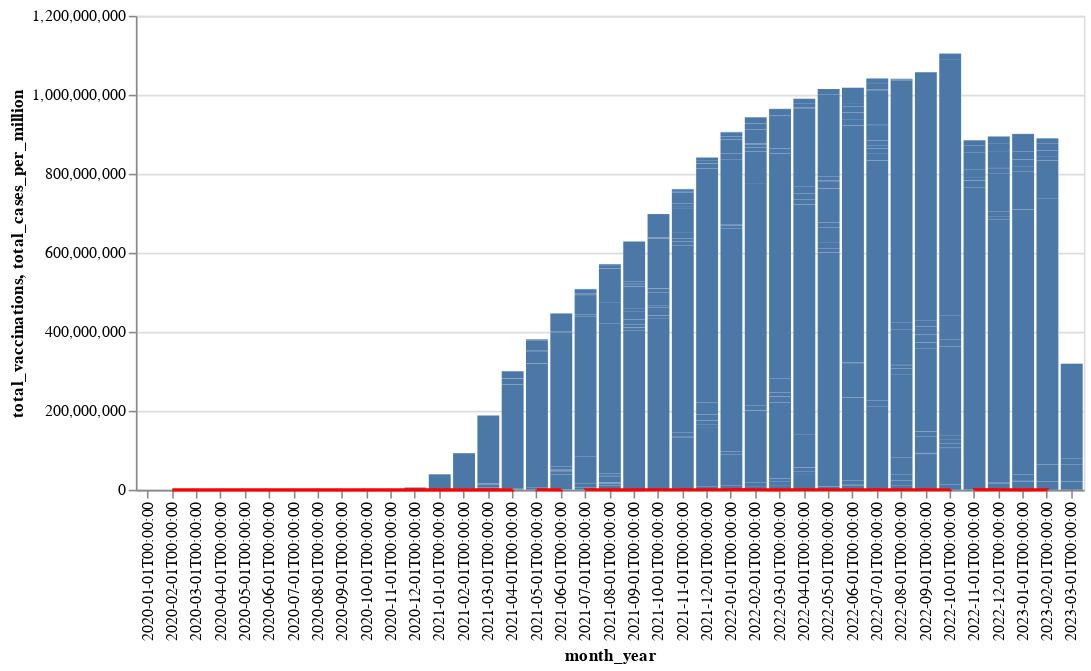

Write notebook code for a chart like this one.
### Markdown cell above
Let's observe the total case per million trend with increasing vaccinatio  count:

### Code cell
base = alt.Chart(data_grouped).encode(x='month_year:O').properties(title='Total vaccinations & new cases over time - North America')

bar = base.mark_bar().encode(y='total_vaccinations:Q')

line =  base.mark_line(color='red').encode(
    y='total_cases_per_million:Q'
)

(bar + line).properties(width=600)

### Figure 1 — Vega-Lite specification as saved in the notebook (floating-point values rounded to 4 significant figures; data arrays with more than 128 entries replaced by an {"elided": "..."} marker saying what was removed)
{"config": {"view": {"continuousWidth": 400, "continuousHeight": 300}}, "layer": [{"mark": "bar", "encoding": {"x": {"field": "month_year", "type": "ordinal"}, "y": {"field": "total_vaccinations", "type": "quantitative"}}}, {"mark": {"type": "line", "color": "red"}, "encoding": {"x": {"field": "month_year", "type": "ordinal"}, "y": {"field": "total_cases_per_million", "type": "quantitative"}}}], "data": {"name": "data-6d5a91fd98b8af167d93f0d691449ad4"}, "width": 600, "$schema": "https://vega.github.io/schema/vega-lite/v4.17.0.json", "datasets": {"data-6d5a91fd98b8af167d93f0d691449ad4": {"elided": "1341 records"}}}
